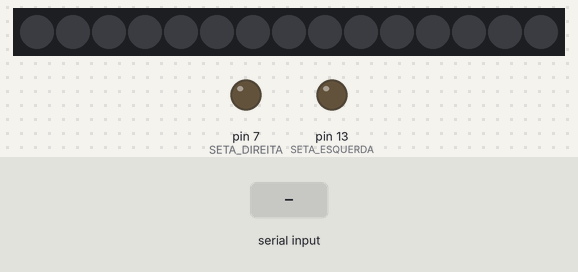
The sketch below on a simulated Arduino Uno, built with avr-gcc and run on an emulated ATmega328P. Parts: 15 RGB LEDs in strip order, left to right, output pins drawn as LEDs (lit = HIGH). Dashed ring = blinking. The inputs (shaded band) are chosen by the test bench.

Above: at 1.2 s.
1.3 s: "A\n" received over Serial
At 2.5 s:
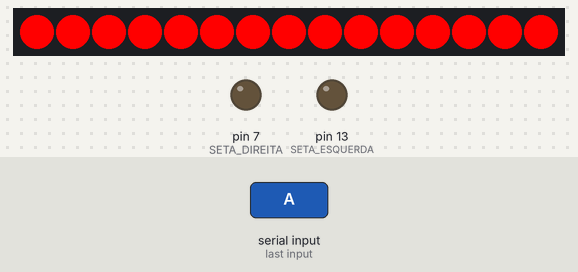
2.8 s: "Seta Esquerda\n" received over Serial
At 3.1 s:
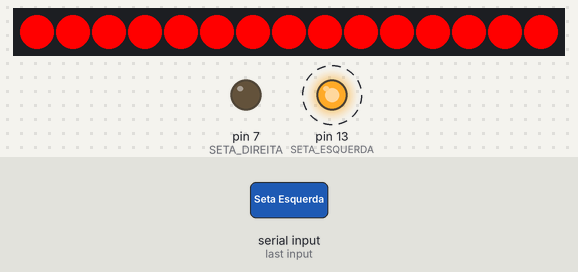
5.7 s: "Seta Direita\n" received over Serial
At 5.95 s:
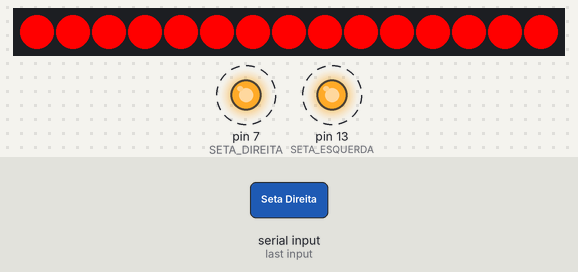
7.9 s: "a\n" received over Serial
Timing chart, 0 to 10.8 s (numbered marks = the images above; inputs shaded):
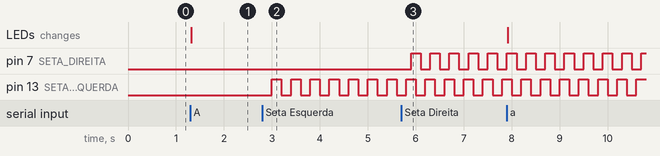

The sketch:

Codigo_colete.ino
```cpp
/* begin Marllon  */
#include <Adafruit_NeoPixel.h>
 #ifdef __AVR__
  #include <avr/power.h>
 #endif


 int LED = 6;

 #define NUMPIXELS   15


Adafruit_NeoPixel pixels = Adafruit_NeoPixel(NUMPIXELS, LED, NEO_GRB + NEO_KHZ800);
/* End marlon */

/* begin Renata  */
#define SETA_ESQUERDA 13
#define SETA_DIREITA 7

/* End Renata  */


/*  Begin Renata  */
String mensagem;
unsigned long int tempoAtual;
unsigned long int tempoAuxEsquerdo;
unsigned long int tempoAuxDireito;
bool estadoDaSetaEsquerda = 0;
bool estadoDaSetaDireita = 0;
/* End Renata */

int auxiliarDeteccao = 1;
int tempoDeteccao;

/*  Begin Marllon  */
char B;

 int a = 0;
 int b = 1;
 int c = 2;
 int d = 3;
 int e = 4;
 int f = 5;
 int g = 6;
 int h = 7;
 int i = 8;
 int j = 9;
 int k = 10;
 int l = 11;
 int m = 12;
 int n = 13;
 int o = 14;
/*  End Marllon */

void setup(){
  /*  Begin Renata  */
  pinMode(SETA_ESQUERDA, OUTPUT);
  pinMode(SETA_DIREITA, OUTPUT);
  Serial.begin(9600);
  /*  End Renata  */

  /*  Begin Marllon */
  pinMode(LED, OUTPUT);
  pixels.begin();
  /*  End Marllon   */

}

/*  Begin Renata  */
void SetaDireita(unsigned long int tempo, unsigned long int *comparacao){
  if(tempo - *comparacao >= 200){
      digitalWrite(SETA_DIREITA, !digitalRead(SETA_DIREITA));
    *comparacao = millis();
  }
}

void SetaEsquerda(unsigned long int tempo, unsigned long int *comparacao){
  if(tempo - *comparacao >= 200){
      digitalWrite(SETA_ESQUERDA, !digitalRead(SETA_ESQUERDA));
    *comparacao = millis();
  }
}
/*  End Renata  */

void loop(){

  /*  Begin Renata  */
  tempoAtual = millis();

  if(tempoAtual - 1000 >= tempoDeteccao){
    auxiliarDeteccao = 1;
  }

  if(Serial.available() > 0){
    mensagem = Serial.readStringUntil('\n');

    if(mensagem == "Seta Esquerda"){
      estadoDaSetaEsquerda = !estadoDaSetaEsquerda;
      tempoAuxEsquerdo = tempoAtual;
    }
    if(mensagem == "Seta Direita"){
      estadoDaSetaDireita = !estadoDaSetaDireita;
      tempoAuxDireito = tempoAtual;
    }
  }

  if(estadoDaSetaEsquerda){
    SetaEsquerda(tempoAtual, &tempoAuxEsquerdo);
  }else{
    digitalWrite(SETA_ESQUERDA, LOW);
  }
  if(estadoDaSetaDireita){
    SetaDireita(tempoAtual, &tempoAuxDireito);
  }else{
    digitalWrite(SETA_DIREITA, LOW);

  }

  /*  End Renata  */

  /* Begin Marllon  */

  if(mensagem == "A" && auxiliarDeteccao){
    auxiliarDeteccao = 0;
   tempoDeteccao = tempoAtual;

   pixels.setPixelColor(a, pixels.Color(255,0,0));
   pixels.show();

   pixels.setPixelColor(b, pixels.Color(255,0,0));
   pixels.show();

   pixels.setPixelColor(c, pixels.Color(255,0,0));
   pixels.show();

   pixels.setPixelColor(d, pixels.Color(255,0,0));
   pixels.show();

   pixels.setPixelColor(e, pixels.Color(255,0,0));
   pixels.show();

   pixels.setPixelColor(f, pixels.Color(255,0,0));
   pixels.show();

   pixels.setPixelColor(g, pixels.Color(255,0,0));
   pixels.show();

   pixels.setPixelColor(h, pixels.Color(255,0,0));
   pixels.show();

   pixels.setPixelColor(i, pixels.Color(255,0,0));
   pixels.show();

   pixels.setPixelColor(j, pixels.Color(255,0,0));
   pixels.show();

   pixels.setPixelColor(k, pixels.Color(255,0,0));
   pixels.show();

   pixels.setPixelColor(l, pixels.Color(255,0,0));
   pixels.show();

   pixels.setPixelColor(m, pixels.Color(255,0,0));
   pixels.show();

   pixels.setPixelColor(n, pixels.Color(255,0,0));
   pixels.show();

   pixels.setPixelColor(o, pixels.Color(255,0,0));
   pixels.show();

    }

  if(mensagem == "a" && auxiliarDeteccao){
    auxiliarDeteccao = 0;
   tempoDeteccao = tempoAtual;


   pixels.setPixelColor(a, pixels.Color(0,0,0));
   pixels.show();

   pixels.setPixelColor(b, pixels.Color(0,0,0));
   pixels.show();

   pixels.setPixelColor(c, pixels.Color(0,0,0));
   pixels.show();

   pixels.setPixelColor(d, pixels.Color(0,0,0));
   pixels.show();

   pixels.setPixelColor(e, pixels.Color(0,0,0));
   pixels.show();

   pixels.setPixelColor(f, pixels.Color(0,0,0));
   pixels.show();

   pixels.setPixelColor(g, pixels.Color(0,0,0));
   pixels.show();

   pixels.setPixelColor(h, pixels.Color(0,0,0));
   pixels.show();

   pixels.setPixelColor(i, pixels.Color(0,0,0));
   pixels.show();

   pixels.setPixelColor(j, pixels.Color(0,0,0));
   pixels.show();

   pixels.setPixelColor(k, pixels.Color(0,0,0));
   pixels.show();

   pixels.setPixelColor(l, pixels.Color(0,0,0));
   pixels.show();

   pixels.setPixelColor(m, pixels.Color(0,0,0));
   pixels.show();

   pixels.setPixelColor(n, pixels.Color(0,0,0));
   pixels.show();

   pixels.setPixelColor(o, pixels.Color(0,0,0));
   pixels.show();

}


  /*  End Marllon */


}
```

Measured:
- after the input at 1.3 s, the LEDs: change at once (image 1)
- after the input at 2.8 s, pin 13 (SETA_ESQUERDA): alternates HIGH for 0.20 s and LOW for 0.20 s, starting after 0.20 s
- after the input at 5.7 s, pin 7 (SETA_DIREITA): alternates HIGH for 0.20 s and LOW for 0.20 s, starting after 0.20 s
